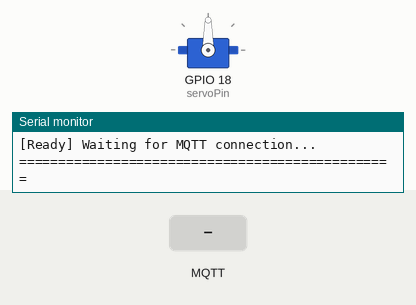
Bench run of a sketch on a simulated ESP32. Parts: servo, the last lines printed to the serial monitor. The test bench sets the inputs (shaded band). WiFi joins after 1.5 s; servers stay silent unless stated; random numbers use the default seed unless the sketch sets one; no MQTT or app messages arrive unless stated.

Above: at 4.7 s.
4.8 s: MQTT message "feed_now" arrives on the first subscribed topic
At 5.8 s:
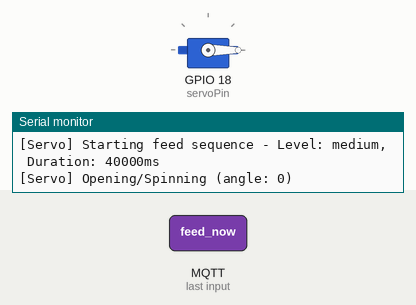
6.5 s: MQTT message "low" arrives on the first subscribed topic
Timing chart, 0 to 47.0 s (numbered marks = the images above; inputs shaded):
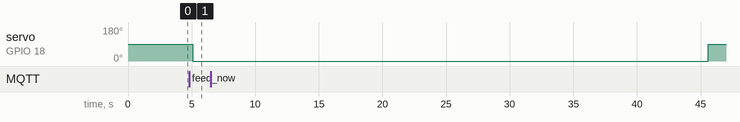

The sketch:

petfeeder.ino
```cpp
#include <WiFi.h>
#include <PubSubClient.h>
#include <ESP32Servo.h>

// ========== WiFi Configuration ==========
const char* ssid = "Oppo";
const char* password = "123456789k";

// ========== MQTT Configuration ==========
const char* mqtt_server = "broker.hivemq.com";
const int mqtt_port = 1883;

// IMPORTANT: Replace YOUR_USER_ID with your actual MongoDB user ID
// Get it from: MongoDB Atlas dashboard or from the app after login
const char* user_id = "69e70b4d05ac4e827c82c6db";  // Your MongoDB Atlas Account ID

// Dynamically construct topic
char topic[100];

// ========== Servo Configuration ==========
Servo myServo;
const int servoPin = 18;
const int servoOpenAngle = 0;   // 0 means spin full speed (continuous servo)
const int servoCloseAngle = 90; // 90 means stop (continuous servo)

// ========== Client Objects ==========
WiFiClient espClient;
PubSubClient client(espClient);

// ========== Status Variables ==========
unsigned long lastReconnectAttempt = 0;
const unsigned long reconnectInterval = 5000; // Try reconnect every 5 seconds
bool isFeeding = false; // Prevents recursive feeding over MQTT

// ========== Setup WiFi ==========
void setup_wifi() {
  delay(10);
  Serial.println("\n\n[WiFi] Connecting to: " + String(ssid));

  WiFi.mode(WIFI_STA);
  WiFi.begin(ssid, password);

  int attempts = 0;
  while (WiFi.status() != WL_CONNECTED && attempts < 20) {
    delay(500);
    Serial.print(".");
    attempts++;
  }

  if (WiFi.status() == WL_CONNECTED) {
    Serial.println("\n[WiFi] Connected!");
    Serial.println("[WiFi] IP address: " + WiFi.localIP().toString());
  } else {
    Serial.println("\n[WiFi] Failed to connect. Retrying...");
  }
}

// ========== Smart Delay ==========
void smartDelay(int ms) {
  unsigned long start = millis();
  while (millis() - start < ms) {
    client.loop(); // Keep MQTT alive
    delay(10);
  }
}

// ========== Servo Control ==========
void feedPet(int durationMs, String level) {
  isFeeding = true;
  Serial.println("[Servo] Starting feed sequence - Level: " + level + ", Duration: " + String(durationMs) + "ms");

  // Open servo (spin)
  myServo.write(servoOpenAngle);
  Serial.println("[Servo] Opening/Spinning (angle: " + String(servoOpenAngle) + ")");
  smartDelay(500); // Let servo reach position

  // Keep open/spinning for specified duration
  smartDelay(durationMs);

  // Close servo (stop)
  myServo.write(servoCloseAngle);
  Serial.println("[Servo] Closing/Stopping (angle: " + String(servoCloseAngle) + ")");

  Serial.println("[Servo] Feeding complete!");
  isFeeding = false;
}

// ========== MQTT Callback ==========
void callback(char* topic, byte* payload, unsigned int length) {
  Serial.println("[MQTT] Message received on topic: " + String(topic));

  if (isFeeding) {
    Serial.println("[MQTT] Ignored message - already feeding");
    return;
  }

  // Convert payload to string
  String msg = "";
  for (int i = 0; i < length; i++) {
    msg += (char)payload[i];
  }

  Serial.println("[MQTT] Payload: " + msg);

  // Parse JSON message
  // Expected format: {"command":"feed_now","level":"medium","timestamp":123456}

  if (msg.indexOf("feed_now") != -1) {
    String level = "medium"; // default
    int duration = 40000; // default: 40 seconds for medium

    // Parse level
    if (msg.indexOf("\"level\":\"low\"") != -1 || msg.indexOf("low") != -1) {
      level = "low";
      duration = 20000; // 20 seconds for low
    }
    else if (msg.indexOf("\"level\":\"high\"") != -1 || msg.indexOf("high") != -1) {
      level = "high";
      duration = 60000; // 60 seconds for high
    }
    else {
      level = "medium";
      duration = 40000; // 40 seconds for medium
    }

    Serial.println("[Feed] Triggering feed - Level: " + level + ", Duration: " + String(duration) + "ms");
    feedPet(duration, level);
  } else {
    Serial.println("[MQTT] Unknown command received");
  }
}

// ========== MQTT Reconnect ==========
void reconnect() {
  // Limit reconnect attempts
  if (millis() - lastReconnectAttempt < reconnectInterval) {
    return;
  }
  lastReconnectAttempt = millis();

  if (client.connected()) {
    return;
  }

  Serial.println("[MQTT] Attempting to connect...");

  // Create a client ID
  String clientId = "ESP32_Feeder_";
  clientId += String(random(0xffff), HEX);

  // Attempt to connect
  if (client.connect(clientId.c_str())) {
    Serial.println("[MQTT] Connected!");
    Serial.println("[MQTT] Subscribing to: " + String(topic));
    client.subscribe(topic);
  } else {
    Serial.print("[MQTT] Failed to connect, rc=");
    Serial.print(client.state());
    Serial.println(" (will retry in 5 seconds)");
  }
}

// ========== Setup ==========
void setup() {
  Serial.begin(115200);
  delay(2000); // Give serial monitor time to connect

  Serial.println("\n\n================================================");
  Serial.println("      Smart Pet Feeder - ESP32 Starting");
  Serial.println("================================================");

  // Construct MQTT topic
  snprintf(topic, sizeof(topic), "petfeeder/%s/feed", user_id);
  Serial.println("[Config] User ID: " + String(user_id));
  Serial.println("[Config] MQTT Topic: " + String(topic));
  Serial.println("[Config] MQTT Broker: " + String(mqtt_server) + ":" + String(mqtt_port));

  // Setup WiFi
  setup_wifi();

  // Setup MQTT
  client.setServer(mqtt_server, mqtt_port);
  client.setCallback(callback);

  // Setup Servo
  ESP32PWM::allocateTimer(0);
  ESP32PWM::allocateTimer(1);
  ESP32PWM::allocateTimer(2);
  ESP32PWM::allocateTimer(3);
  myServo.setPeriodHertz(50); // standard 50 hz servo
  myServo.attach(servoPin, 500, 2400); // Attach with standard min/max pulse width
  myServo.write(servoCloseAngle); // Start in closed position
  Serial.println("[Servo] Attached to GPIO " + String(servoPin) + ", initialized to closed position");

  Serial.println("\n[Ready] Waiting for MQTT connection...");
  Serial.println("================================================\n");

  // Initialize random seed for client ID
  randomSeed(analogRead(0));
}

// ========== Loop ==========
void loop() {
  // Reconnect WiFi if needed
  if (WiFi.status() != WL_CONNECTED) {
    static unsigned long lastWifiCheck = 0;
    // Check every 10 seconds
    if (millis() - lastWifiCheck >= 10000) {
      lastWifiCheck = millis();
      Serial.println("[WiFi] Disconnected, attempting to reconnect...");
      WiFi.disconnect();
      WiFi.begin(ssid, password);
    }
    delay(10);
    return; // Don't proceed to MQTT if WiFi is disconnected
  }

  // Reconnect MQTT if needed
  if (!client.connected()) {
    reconnect();
  } else {
    // Process MQTT messages only if connected
    client.loop();
  }

  delay(10); // Small delay to prevent watchdog trigger
}
```

Measured:
- after the input at 4.8 s, servo on GPIO 18 (servoPin): 90° → 0° after 0.28 s
